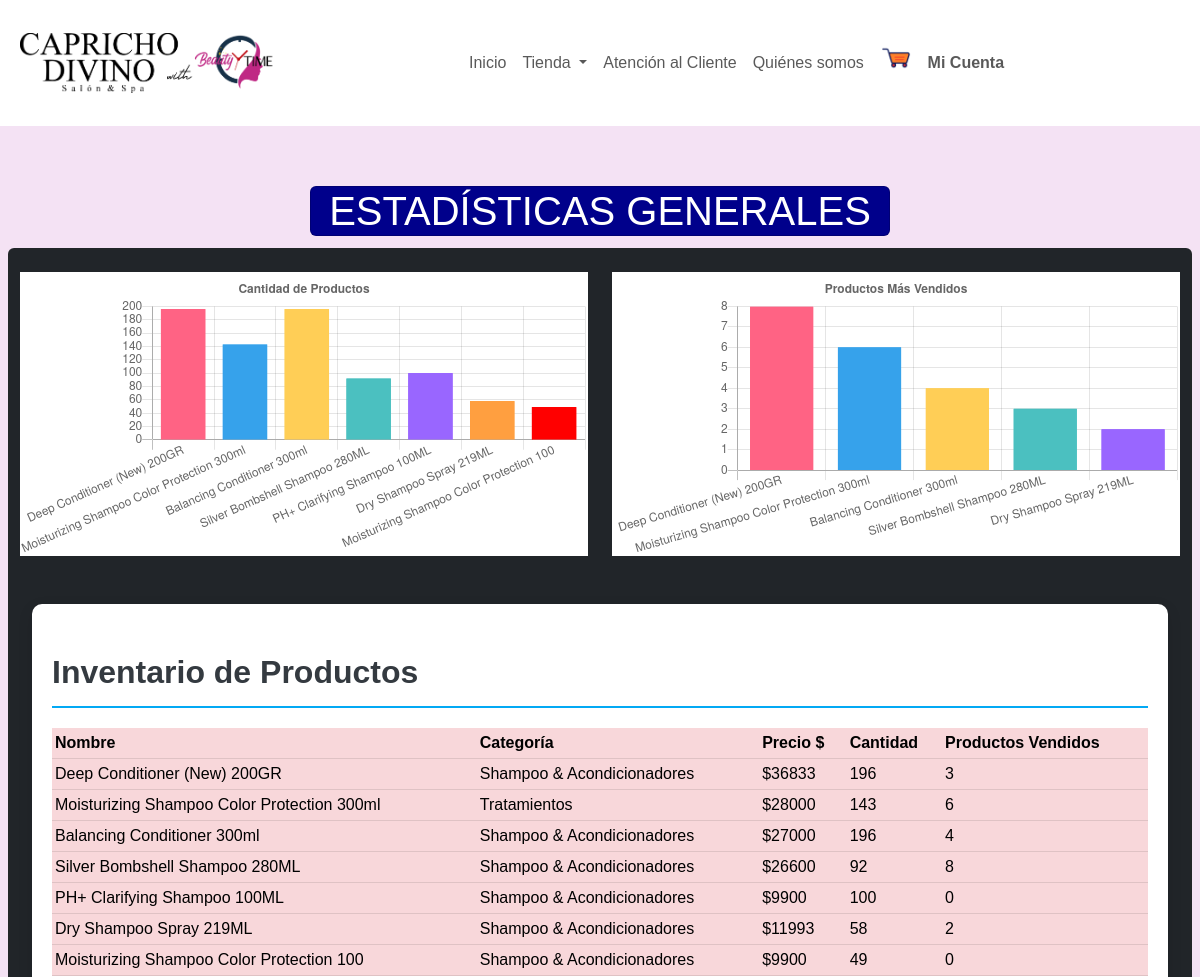
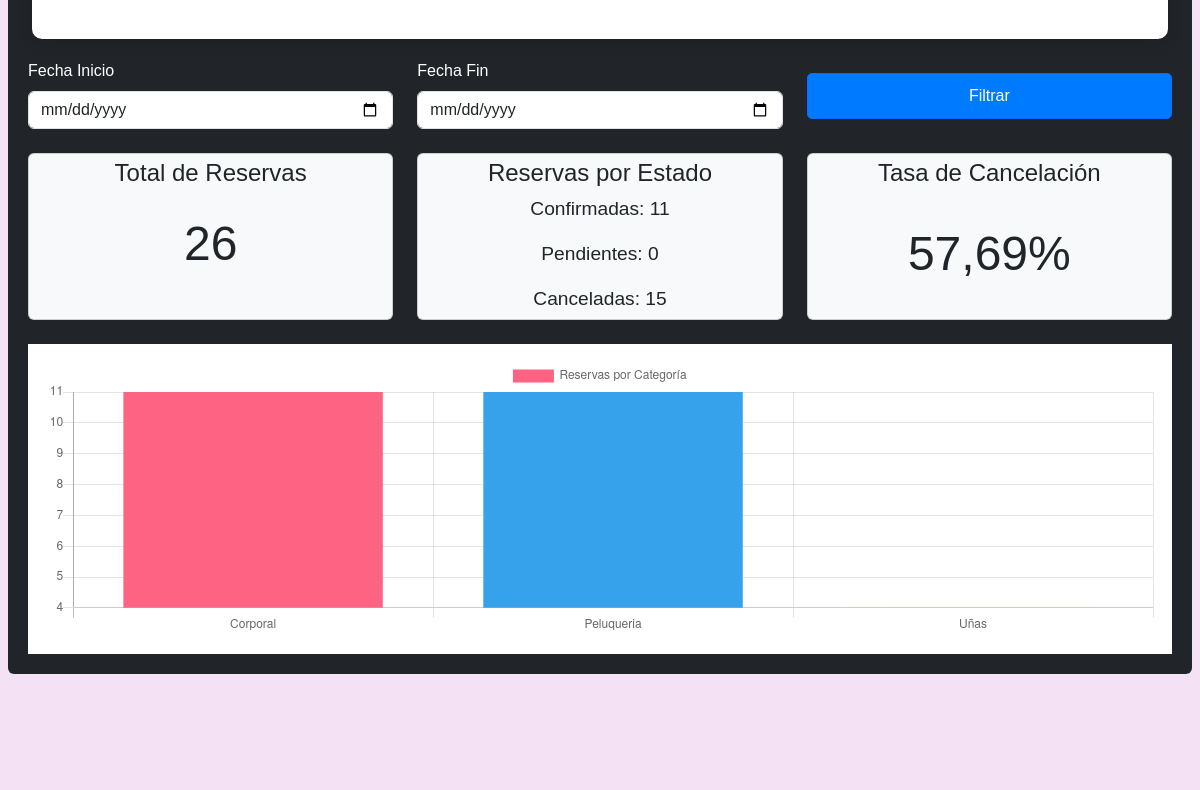
Page /paginas/dashboard (upper part) on the earlier database version (2 pictures, top to bottom).
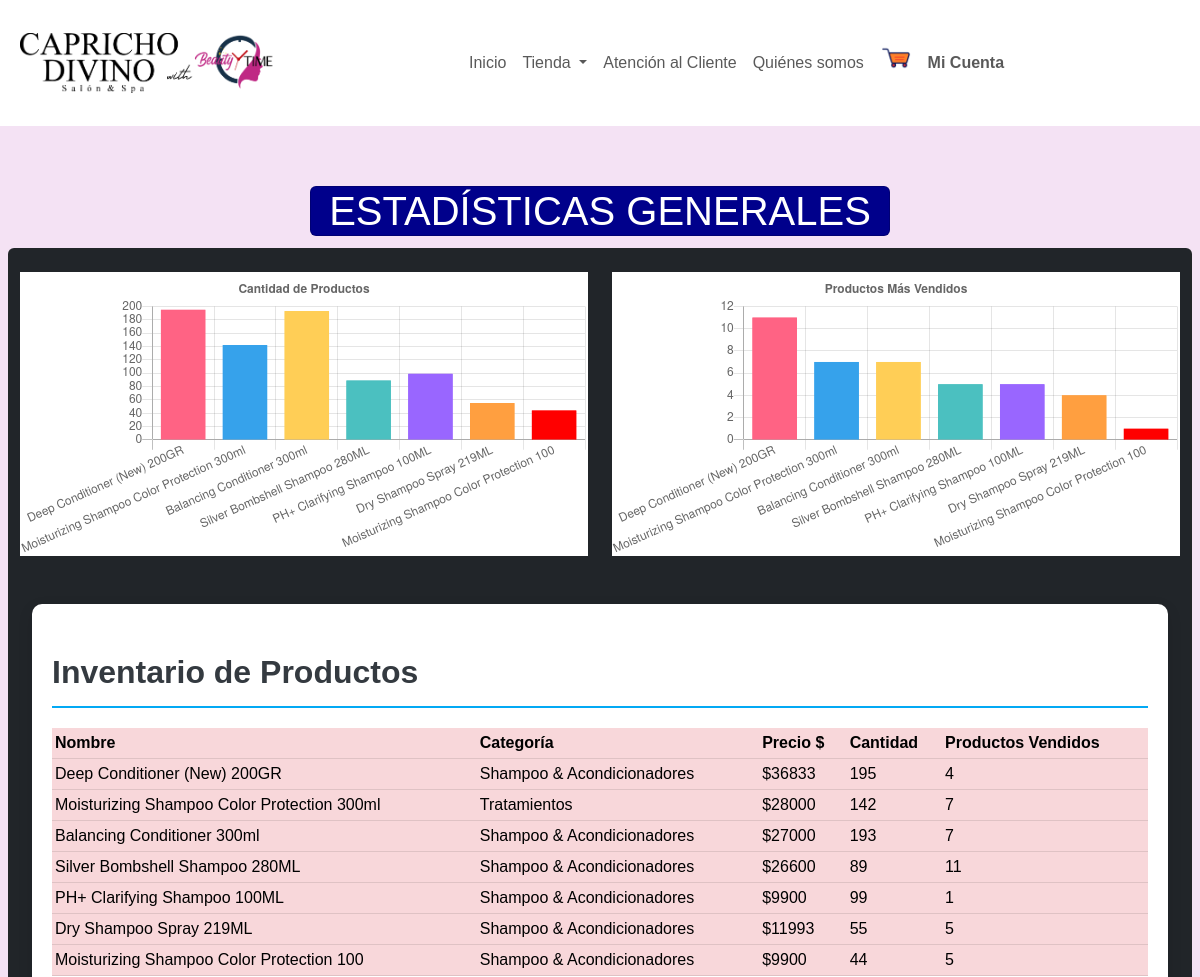
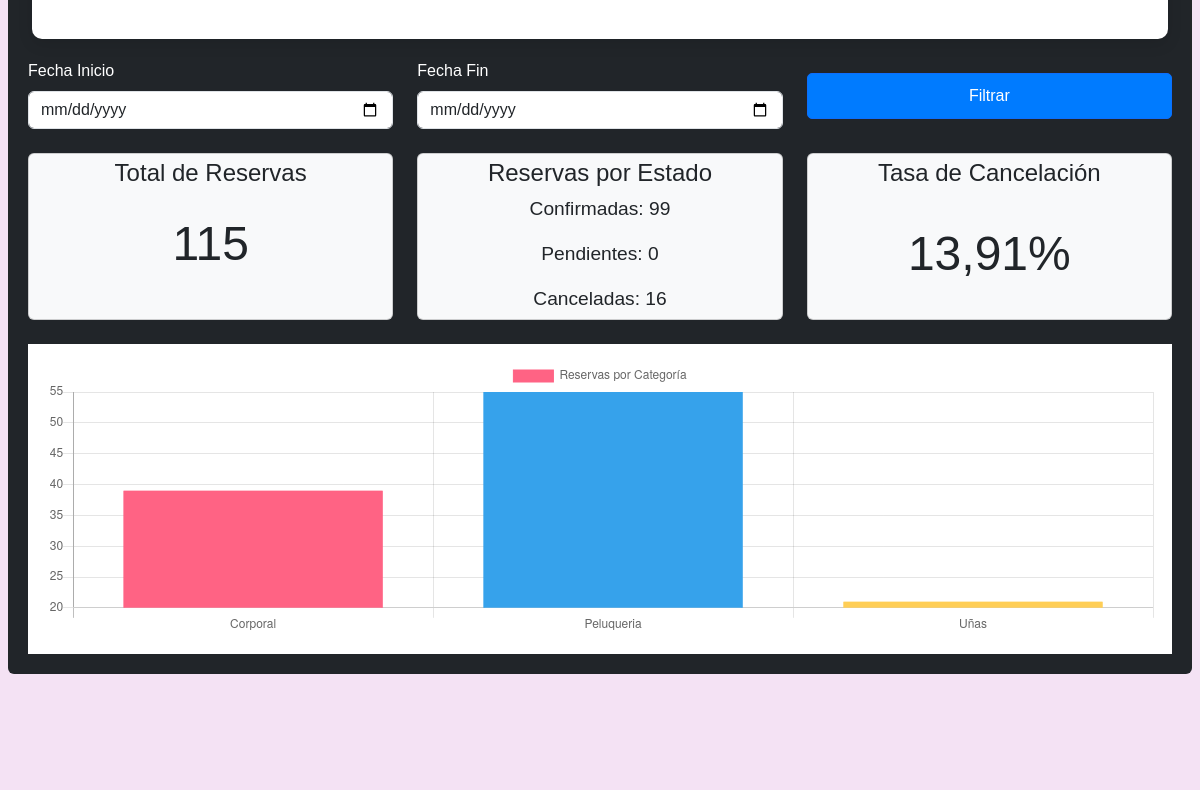
Same page on the later database version (2 pictures, top to bottom).
### core/models.py (models this page shows, shortened)
class Item(models.Model):
    nombre = models.CharField(max_length=100, null=False)
    descripcion = models.TextField(null=True, blank=True)
    categoria = models.ForeignKey(Categoria, on_delete=models.CASCADE, related_name='items')
    tipo = models.CharField(max_length=50, choices=[('producto', 'Producto'), ('servicio', 'Servicio')])
    costo = models.IntegerField(default=0)
    costo2 = models.IntegerField(default=0)
    picture = models.ImageField(upload_to='media/items/', null=True, blank=True)
    descuento = models.DecimalField(max_digits=4, decimal_places=2, null=True, blank=True, default=0.00)
    class Meta:
        verbose_name = 'item'
        verbose_name_plural = 'items'

class Producto(Item):
    cantidad = models.PositiveIntegerField(default=0)
    class Meta:
        verbose_name = 'producto'
        verbose_name_plural = 'productos'

class Item(models.Model):
    nombre = models.CharField(max_length=100, null=False)
    descripcion = models.TextField(null=True, blank=True)
    categoria = models.ForeignKey(Categoria, on_delete=models.CASCADE, related_name='items')
    tipo = models.CharField(max_length=50, choices=[('producto', 'Producto'), ('servicio', 'Servicio')])
    costo = models.IntegerField(default=0)
    costo2 = models.IntegerField(default=0)
    picture = models.ImageField(upload_to='media/items/', null=True, blank=True)
    descuento = models.DecimalField(max_digits=4, decimal_places=2, null=True, blank=True, default=0.00)
    class Meta:
        verbose_name = 'item'
        verbose_name_plural = 'items'

class Categoria(models.Model):
    nombre = models.CharField(max_length=100, unique=True)
    def __str__(self):
        return self.nombre

### core/views.py (the view)
# urls.py: path('paginas/dashboard', views.dashboard, name="dashboard"),
def dashboard(request):
    fecha_inicio = request.GET.get('fecha_inicio')
    fecha_fin = request.GET.get('fecha_fin')
    if fecha_inicio and fecha_fin:
        fecha_inicio = parse_date(fecha_inicio)
        fecha_fin = parse_date(fecha_fin)
    else:
        fecha_inicio = None
        fecha_fin = None
    reservas = Reserva.objects.all()
    if fecha_inicio and fecha_fin:
        reservas = reservas.filter(fecha__range=(fecha_inicio, fecha_fin))
    products = Producto.objects.all()
    product_count = products.count()
    orders = Order.objects.all()
    order_count = orders.count()
    products_sold = OrderItem.objects.values('item_id').annotate(total_quantity=Sum('cantidad')).order_by('-total_quantity')
    product_names = Item.objects.filter(id__in=[product_sold['item_id'] for product_sold in products_sold])
    products_sold_dict = {
        product_sold['item_id']: {
            'total_quantity': product_sold['total_quantity'],
            'name': product_name.nombre
        }
        for product_sold, product_name in zip(products_sold, product_names)
    }
    for product in products:
        if product.id in products_sold_dict:
            product.total_quantity = products_sold_dict[product.id]['total_quantity']
        else:
            product.total_quantity = 0
    total_reservas = reservas.count()
    reservas_confirmadas = reservas.filter(estado='confirmado').count()
    reservas_pendientes = reservas.filter(estado='pendiente').count()
    reservas_canceladas = reservas.filter(estado='eliminado').count()
    tasa_cancelacion = (reservas_canceladas / total_reservas * 100) if total_reservas > 0 else 0
    reservas_por_categoria = reservas.values('servicio__categoria__nombre').annotate(total=Count('id')).order_by('servicio__categoria__nombre')
    context = {
        'products': products,
        'product_count': product_count,
        'orders': orders,
        'order_count': order_count,
        'products_sold': products_sold_dict.values(),
        'total_reservas': total_reservas,
        'reservas_confirmadas': reservas_confirmadas,
        'reservas_pendientes': reservas_pendientes,
        'reservas_canceladas': reservas_canceladas,
        'tasa_cancelacion': tasa_cancelacion,
        'reservas_por_categoria': json.dumps(list(reservas_por_categoria)),
        'fecha_inicio': fecha_inicio,
        'fecha_fin': fecha_fin,
    }
    return render(request, 'dashboard/dashboard.html', context)

### core/cart.py (called while the page is built, shortened)
  def __iter__(self):
    cart = copy.deepcopy(self.cart)
    productos = Producto.objects.filter(id__in=cart)
    for producto in productos:
      cart[str(producto.id)]["producto"] = producto

### core/context_processors.py (called while the page is built)
def cart_badge(request):
    cart = Cart(request)
    item_count = sum(item['cantidad'] for item in cart)
    return {'cart_badge': item_count}

### core/templates/dashboard/dashboard.html (shortened to what the changed rows need)
{% extends "base/base.html" %} {% load widget_tweaks %}
{% load static %}
{%block css %}
<link rel="stylesheet" href="{% static 'css/productos.css' %}" />
{% endblock %}
{% block template %}
<div class="container h-100" style="padding-top: 5%; padding-bottom:3px ">
    <h1  class="card borders custom-heading"  style="text-align: center; background-color: darkblue; color: #ffffff;  width: 50%; margin: 0 auto; ">
    ESTADÍSTICAS GENERALES
    </h1>
    <div class="row d-flex justify-content-center align-items-center h-500 rounded" style="background: #212529; margin-bottom: 10%; margin-top: 1%;  " >
        <div class="col-md-6 my-4">
            <div class="bg-white">
            <div class="card-body">
                <canvas id="myChart1" width="200" height="100"></canvas>
                </div>
            </div>
        </div>
        <div class="col-md-6 my-4">
            <div class="bg-white">
                <div class="card-body">
                    <canvas id="myChart" width="200" height="100"></canvas>
                    </div>
                </div>
            </div>
        <div class="row mt-4">
            <div class="col-md-12">
                <div class="wrapper">
                    <div class="table-responsive">
                        <table class="table table-danger table-hover" id="tableinventario">
                            <thead>
                                <tr class="table-danger">
                                    <th>Nombre</th>
                                    <th>Categoría</th>
                                    <th>Precio $</th>
                                    <th>Cantidad</th>
                                    <th>Productos Vendidos</th>
                                </tr>
                            </thead>
                            <tbody class="text-danger">
                                {% for producto in products %}
                                    {% if producto.tipo == "producto" %}
                                <tr class="table-danger">
                                    <td class="table-danger">{{producto.nombre}}</td>
                                    <td class="table-danger">{{producto.categoria}}</td>
                                    <td class="table-danger">${{producto.costo}}</td>
                                    <td class="table-danger">{{producto.cantidad}}</td>
                                    <td class="table-danger">{{producto.total_quantity}}</td>
                                </tr>
                                    {% endif %}
                                {% endfor %}
                            </tbody>
                        </table>
                    </div>
                </div>
            </div>
        </div>
        <div class="container">
            <div class="row mt-4">
                <div class="col-md-4 d-flex justify-content-center">
                    <div class="card bg-light w-100" style="display: flex; flex-direction: column; justify-content: center; align-items: center; min-height: 150px;">
                        <div class="card-body text-center" style="padding: 5px;">
                            <h5 class="card-title" style="font-size: 1.5rem;">Total de Reservas</h5>
                            <p class="card-text display-3" style="font-size: 3rem; padding: 10%;">{{ total_reservas }}</p>
                        </div>
                    </div>
                </div>
                <div class="col-md-4 d-flex justify-content-center">
                    <div class="card bg-light w-100" style="min-height: 150px; display: flex; flex-direction: column; justify-content: center; align-items: center;">
                        <div class="card-body text-center" style="padding: 5px;">
                            <h5 class="card-title" style="font-size: 1.5rem;">Reservas por Estado</h5>
                            <p class="card-text" style="font-size: 1.2rem;">Confirmadas: {{ reservas_confirmadas }}</p>
                            <p class="card-text" style="font-size: 1.2rem;">Pendientes: {{ reservas_pendientes }}</p>
                            <p class="card-text" style="font-size: 1.2rem;">Canceladas: {{ reservas_canceladas }}</p>
                        </div>
                    </div>
                </div>
                <div class="col-md-4 d-flex justify-content-center">
                    <div class="card bg-light w-100" style="min-height: 150px; display: flex; flex-direction: column; justify-content: center; align-items: center;">
                        <div class="card-body text-center" style="padding: 5px;">
                            <h5 class="card-title" style="font-size: 1.5rem;">Tasa de Cancelación</h5>
                            <p class="card-text" style="font-size: 3rem; padding: 10%;">{{ tasa_cancelacion|floatformat:2 }}%</p>
                        </div>
                    </div>
                </div>
            </div>
            <div class="row mt-4">
                <div class="col-md-12">
                    <div class="bg-white p-3">
                        <canvas id="reservasPorCategoria" width="400" height="100"></canvas>
                    </div>
                </div>
            </div>
        </div>
    </div>
</div>
  {% endblock %}

Differences in the rows shown:
changed Producto "Deep Conditioner (New) 200GR": cantidad "196" → "195"; total_quantity "3" → "4"
changed Producto "Moisturizing Shampoo Color Protection 300ml": cantidad "143" → "142"; total_quantity "6" → "7"
changed Producto "Balancing Conditioner 300ml": cantidad "196" → "193"; total_quantity "4" → "7"
changed Producto "Silver Bombshell Shampoo 280ML": cantidad "92" → "89"; total_quantity "8" → "11"
changed Producto "PH+ Clarifying Shampoo 100ML": cantidad "100" → "99"; total_quantity "0" → "1"
changed Producto "Dry Shampoo Spray 219ML": cantidad "58" → "55"; total_quantity "2" → "5"
changed Producto "Moisturizing Shampoo Color Protection 100": cantidad "49" → "44"; total_quantity "0" → "5"
Other differences:
chart data {{ product.cantidad }}: 196, 143, 196, 92, 100, 58, 49 → 195, 142, 193, 89, 99, 55, 44
chart data {{ product_sold.name }}: Deep Conditioner (New) 200GR, Moisturizing Shampoo Color Protection 300ml, Balancing Conditioner 300ml, Silver Bombshell Shampoo 280ML, Dry Shampoo Spray 219ML → Deep Conditioner (New) 200GR, Moisturizing Shampoo Color Protection 300ml, Balancing Conditioner 300ml, Silver Bombshell Shampoo 280ML, PH+ Clarifying Shampoo 100ML, Dry Shampoo Spray 219ML, Moisturizing Shampoo Color Protection 100
chart data {{ product_sold.total_quantity }}: 8, 6, 4, 3, 2 → 11, 7, 7, 5, 5, 4, 1
{{ total_reservas }}: "26" → "115"
{{ reservas_confirmadas }}: "11" → "99"
{{ reservas_canceladas }}: "15" → "16"
{{ tasa_cancelacion|floatformat:2 }}: "57,69" → "13,91"
